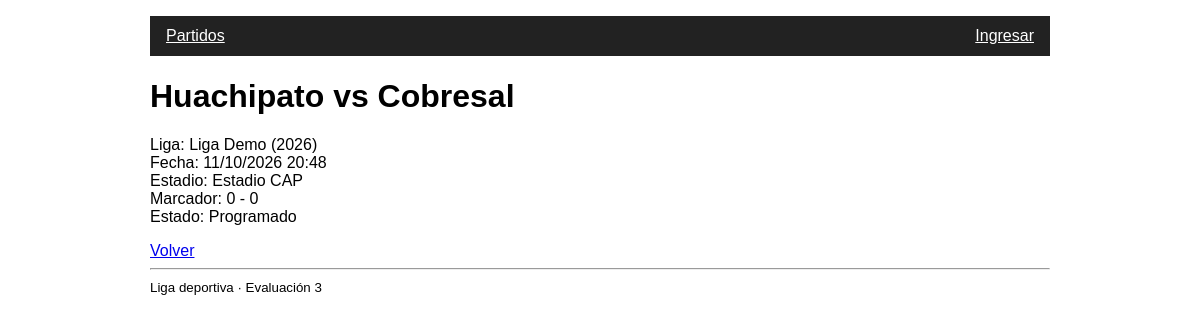
The page /partidos/2/ on the database as committed earlier.
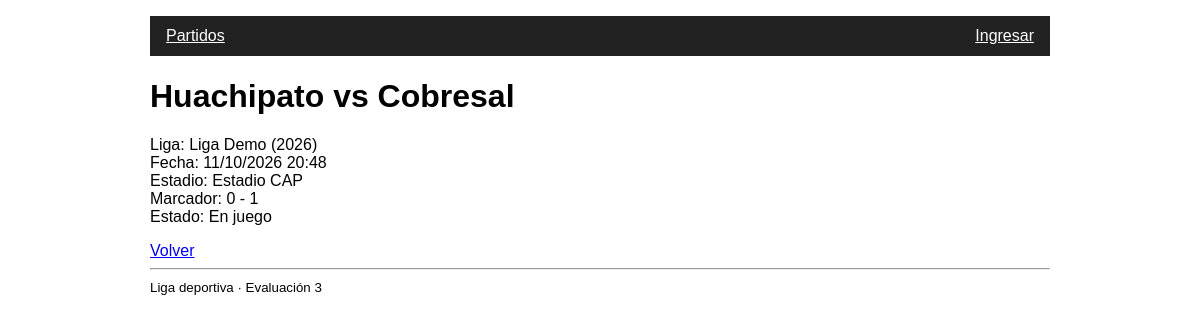
The same page on the database as committed later.
### torneo/models.py (models this page shows, shortened)
class Partido(models.Model):
    ESTADOS = [("programado", "Programado"), ("en_juego", "En juego"), ("finalizado", "Finalizado")]
    liga = models.ForeignKey(Liga, on_delete=models.CASCADE, related_name="partidos")
    local = models.ForeignKey(Equipo, on_delete=models.CASCADE, related_name="partidos_local")
    visita = models.ForeignKey(Equipo, on_delete=models.CASCADE, related_name="partidos_visita")
    fecha = models.DateTimeField()
    estadio = models.CharField(max_length=100, blank=True)
    goles_local = models.PositiveIntegerField(default=0)
    goles_visita = models.PositiveIntegerField(default=0)
    estado = models.CharField(max_length=12, choices=ESTADOS, default="programado")
    class Meta:
        ordering = ["fecha", "id"]

class Equipo(models.Model):
    nombre = models.CharField(max_length=100)
    ciudad = models.CharField(max_length=100)
    liga = models.ForeignKey(Liga, on_delete=models.CASCADE, related_name="equipos")
    def __str__(self):
        return self.nombre

class Liga(models.Model):
    nombre = models.CharField(max_length=100)
    pais = models.CharField(max_length=100)
    temporada = models.CharField(max_length=20)
    def __str__(self):
        return f"{self.nombre} ({self.temporada})"

### torneo/views.py (the view)
# urls.py: path("partidos/<int:pk>/", views.PartidoDetail.as_view(), name="partido_detail"),
class PartidoDetail(DetailView):
    model = Partido
    template_name = "torneo/partido_detail.html"
    context_object_name = "partido"

### torneo/context_processors.py (called while the page is built)
def rol_usuario(request):
    return {"rol_usuario": rol_de(request.user)}

### torneo/roles.py (called while the page is built)
def es_administrador(user):
    return user.is_authenticated and (
        user.is_superuser or user.groups.filter(name="Administrador").exists()
    )

def es_planillero(user):
    return user.is_authenticated and user.groups.filter(name="Planillero").exists()

def rol_de(user):
    if es_administrador(user):
        return "administrador"
    if es_planillero(user):
        return "planillero"
    return "lector"

### torneo/templates/torneo/partido_detail.html (shortened to what this page needs)
{% extends "torneo/base.html" %}
{% block content %}
<h1>{{ partido.local }} vs {{ partido.visita }}</h1>
<p>Liga: {{ partido.liga }}<br>Fecha: {{ partido.fecha|date:"d/m/Y H:i" }}<br>
Estadio: {{ partido.estadio }}<br>Marcador: {{ partido.goles_local }} - {{ partido.goles_visita }}<br>
Estado: {{ partido.get_estado_display }}</p>
<a href="{% url 'partido_list' %}">Volver</a>
{% endblock %}

### torneo/templates/torneo/base.html (shortened to what this page needs)
<!DOCTYPE html>
<html lang="es">
<head>
</head>
<body>
  {% include "torneo/partials/_navbar.html" %}
  <main>{% block content %}{% endblock %}</main>
  {% include "torneo/partials/_footer.html" %}
</body>
</html>

### torneo/templates/torneo/partials/_navbar.html (shortened to what this page needs)
<nav>
  <a href="{% url 'partido_list' %}">Partidos</a>
  <span style="margin-left:auto">
  {% if user.is_authenticated %}
    {{ user.username }} · rol: {{ rol_usuario }}
    <form method="post" action="{% url 'logout' %}" style="display:inline">
      {% csrf_token %}<button type="submit">Salir</button>
    </form>
  {% else %}
    <a href="{% url 'login' %}">Ingresar</a>
  {% endif %}
  </span>
</nav>

### torneo/templates/torneo/partials/_footer.html
<footer><hr><small>Liga deportiva · Evaluación 3</small></footer>

### torneo/templates/torneo/base.html (style rules this page uses)
body { font-family:sans-serif;max-width:900px;margin:0 auto;padding:1rem }
nav { display:flex;gap:1rem;align-items:center;background:#222;color:#fff;padding:.7rem 1rem }
nav a,nav span { color:#fff }

Rows that differ between the two databases and show on the page:
changed Partido "Estadio CAP": goles_visita "0" → "1"; estado "Programado" → "En juego"
